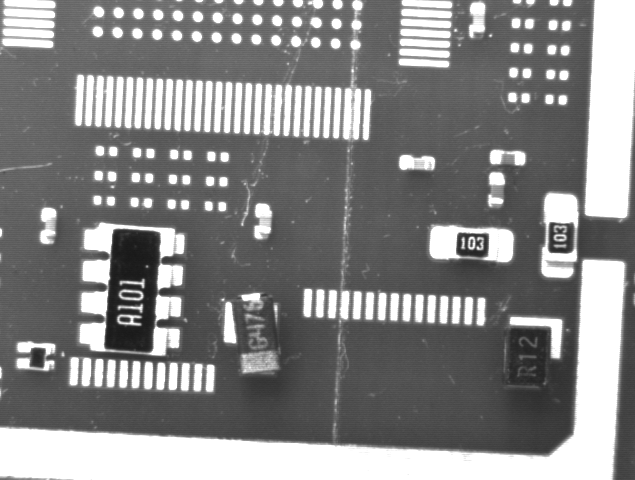
//> input picture src.bmp, 635 x 480 px, given in place of 1.png, which was not available
$ ./main   (built with g++ and OpenCV 4)
//> lines starting //> are read from the running program, lines starting //| are printed output that depends on the picture; after the words box and inside, x2 and y2 are one past the last pixel; in counts of white or black regions, pixels touching at a corner belong together; pictures that were not available may be replaced by others from this repository, and a replacement may not be noted
#include<iostream>
#include<opencv2\opencv.hpp>
#include<vector>
#include<stack>

using namespace std;
using namespace cv;

struct myRegion {
	int rowNum, cBegin, cEnd;
	int regionNum;
};


RNG rng(12345);

//每一行标记连通域

vector<myRegion> mark_region_first(const Mat & inputImg)	//输入二值图像
{
	vector<myRegion> each_row_group;	//逐行标记连通域
	int regionNum_current = 0;
	for (int r = 0; r < inputImg.rows; r++)
	{
		const uchar *ptr = inputImg.ptr<uchar>(r);
		int change = 0;		//若该行没有连通域则change=0不变
		for (int c = 0; c < inputImg.cols; c++)
		{
			if (ptr[c] == 255)
			{
				myRegion mRr;
				mRr.rowNum = r;
				mRr.cBegin = c;
				mRr.regionNum = ++regionNum_current;
				while (ptr[c] == ptr[c + 1])
				{
					c++;
				}
				if (c >= inputImg.cols) c = inputImg.cols - 1;
				mRr.cEnd = c;
				each_row_group.push_back(mRr);
				change = 1;
			}

		}
		if (change == 0)
		{		//若该行没有连通域则存入如下类型连通域，便于逐行合并时判断
			myRegion non_mRr;
			non_mRr.cBegin = -1;
			non_mRr.cEnd = -1;
			non_mRr.regionNum = -1;
			non_mRr.rowNum = r;
			each_row_group.push_back(non_mRr);
		}
	}
	return each_row_group;
}

//按行号存入连通域结构

vector<vector<myRegion>>add_group_rownum(const Mat&inputImg, vector<myRegion>group)	//输入二值图像
{
	int rows = inputImg.rows;
	vector<vector<myRegion>>group_with_rownum(rows);		//按行号存储的连通域结构
	vector<myRegion>non_mRr_vector;		//若该行没有连通域则存入该结构
	myRegion non_mRr;
	non_mRr.cBegin = -1;		//把起始位置设置为-1，便于判断
	non_mRr_vector.push_back(non_mRr);
	int temp = 0;
	for (int r = 0; r < rows; r++)
	{
		for (int i = 0; i < group.size(); i++)
		{
			if (group[i].cBegin == -1)
			{
				group.erase(group.begin() + i);		//若该行没有连通域则删除
				break;
			}
			else if (group[i].rowNum == r)
			{
				group_with_rownum[r].push_back(group[i]);
			}
		}
		if (group_with_rownum.empty())
		{
			group_with_rownum[r].push_back(non_mRr_vector[0]);	//防止连续多行没有连通域在同一行存入多个non_mRr结构
		}
	}
	return group_with_rownum;
}

//按行合并连通域(4连通）
vector<vector<myRegion>>merge_row_group(vector<vector<myRegion>>&group_with_row, vector<myRegion>&group)
{
	vector<vector<myRegion>>group_final;
	group_final = group_with_row;
	for (int i = 0; i < group_final.size(); i++)
	{
		if (i == group_final.size() - 1)
		{
			return group_final;
		}
		for (int j = 0; j < group_final[i].size(); j++)
		{
			for (int m = 0; m < group_final[i + 1].size(); m++)
			{
				if (group_final[i][j].cEnd >= group_final[i + 1][m].cBegin&&group_final[i][j].cBegin <= group_final[i + 1][m].cEnd)
				{
					group_final[i][j].regionNum = min(group_final[i][j].regionNum, group_final[i + 1][m].regionNum);
					group_final[i + 1][m].regionNum = min(group_final[i][j].regionNum, group_final[i + 1][m].regionNum);
				}
				else continue;
			}
		}
	}
}

//将标号统一为连续,并以下标为连通域编号存储连通域
vector<vector<myRegion>> label_process(vector<vector<myRegion>>&group_final, vector<vector<myRegion>>&group_with_rownum)
{

	int size = 0;
	for (int i = 0; i < group_with_rownum.size(); i++)
	{
		for (int j = 0; j < group_with_rownum[i].size(); j++)
		{
			if (group_with_rownum[i][j].regionNum)
			{
				++size;
			}
		}
	}

	vector<vector<myRegion>>img_region(size);		//按连通域标号存入数组中
	for (int m = 0; m < group_final.size(); m++)
	{
		for (int n = 0; n < group_final[m].size(); n++)
		{
			img_region[group_final[m][n].regionNum - 1].push_back(group_final[m][n]);
		}
	}
	for (int i = 0; i < img_region.size(); i++) //删除空元素
	{
		if (img_region[i].empty())
		{
			img_region.erase(img_region.begin() + i);
			--i;
		}
	}
	return img_region;
}

void mark_area_above_100(vector<vector<myRegion>>image_region, Mat&inputImg)  //输入vec3b图像
{
	vector<Vec3b> colors(image_region.size());

	for (int i = 0; i < image_region.size(); i++)   //随机颜色值
	{
		colors[i] = Vec3b(rng.uniform(0, 256), rng.uniform(0, 256), rng.uniform(0, 256));
	}

	for (int i = 0; i < image_region.size(); i++) //每个连通域左上角的坐标为(image_region[i][0].rowNum,image_region[i][0].cbegin)
	{
		int area_size = 0;
		for (int j = 0; j < image_region[i].size(); j++) {
			area_size += image_region[i][j].cEnd - image_region[i][j].cBegin;
		}
		if (area_size > 100)
		{
			stringstream ss;
			ss << area_size;
			string write_area_size;
			write_area_size = ss.str();
			putText(inputImg, write_area_size, Point(image_region[i][0].cBegin, image_region[i][0].rowNum), 0, 0.25, Scalar(0, 255, 0));
			for (int m = 0; m < image_region[i].size(); m++)
			{
				for (int n = image_region[i][m].cBegin; n < image_region[i][m].cEnd; n++)
				{
					inputImg.at<Vec3b>(image_region[i][m].rowNum, n) = colors[i];
				}
			}
		}
	}
	imshow("image with area size", inputImg);
	imwrite("area with size.bmp", inputImg);
	return;
}

void find_103B_A101W(vector<vector<myRegion>>image_region, Mat&inputImg_INV, Mat&inputImg)
{		//输入二值图像
		//103B
	mark_area_above_100(image_region, inputImg_INV);

	return;
}

vector<vector<myRegion>>final_img_region(Mat&inputImg_threshold)
{
	vector<myRegion>group;
	group = mark_region_first(inputImg_threshold);		//获取未按行标记的连通域
	vector<vector<myRegion>>group_with_rownum;
	group_with_rownum = add_group_rownum(inputImg_threshold, group);		//将取出的连通域按行标记
	vector<vector<myRegion>>group_final;		//逐行将连通域合并起来标号未统一
	group_final = merge_row_group(group_with_rownum, group);
	vector<vector<myRegion>>img_region;
	img_region = label_process(group_final, group_with_rownum);		//将在同一个连通域的小region按连通域标号放入img_region
	return img_region;
}

int main()
{
	Mat src = imread("1.png");
//> src is the input picture: 480 rows x 635 cols, CV_8UC3; min 25, max 255, mean 133.7

	Mat src_gray;
	cvtColor(src, src_gray, COLOR_BGR2GRAY);

	//阈值二值化图像
	Mat src_threshold;
	Mat src_threshold_INV;
	threshold(src_gray, src_threshold, 135, 255, CV_THRESH_BINARY);
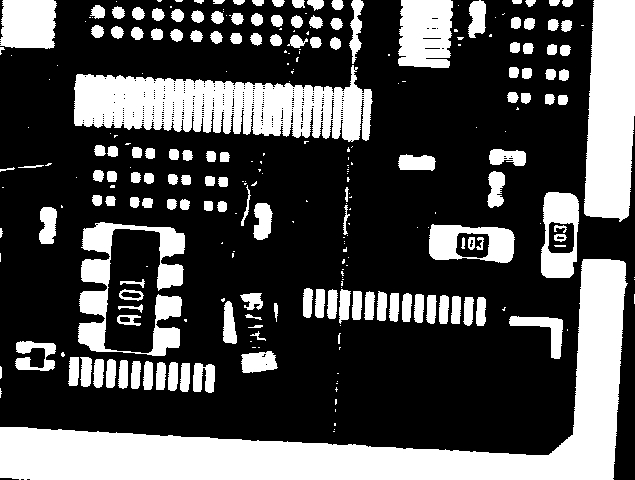
//> src_threshold: 480 rows x 635 cols, CV_8UC1; 31% white; 275 white regions (129 under 20 px), largest, box (x1, y1, x2, y2) and area: (0, 259, 628, 480) 31775, (74, 65, 373, 142) 14256, (584, 0, 635, 222) 9710
	threshold(src_gray, src_threshold_INV, 50, 255, CV_THRESH_BINARY_INV);
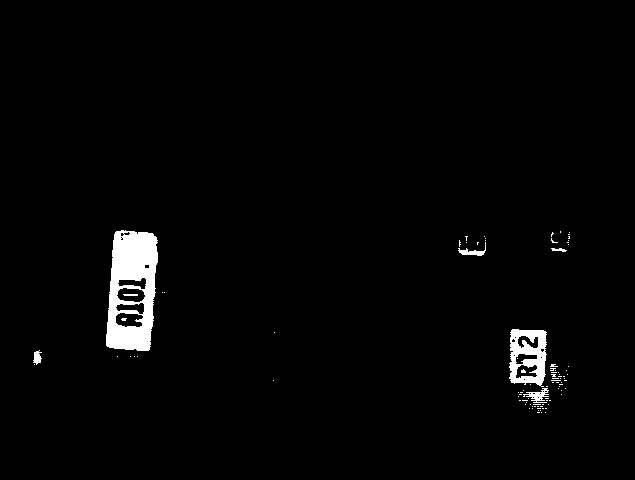
//> src_threshold_INV: 480 rows x 635 cols, CV_8UC1; 2.1% white; 94 white regions (87 under 20 px), largest, box (x1, y1, x2, y2) and area: (106, 230, 158, 351) 4294, (509, 329, 547, 387) 1422, (523, 388, 549, 403) 176

	medianBlur(src_threshold, src_threshold, 3);
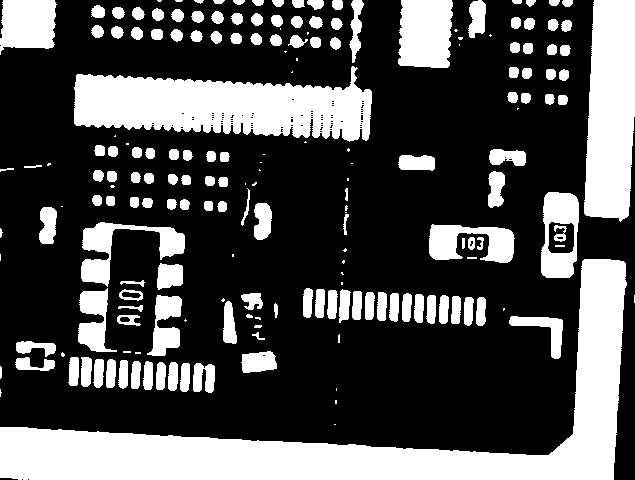
//> src_threshold: 480 rows x 635 cols, CV_8UC1; 31% white; 196 white regions (48 under 20 px), largest, box (x1, y1, x2, y2) and area: (0, 259, 627, 480) 31782, (74, 66, 372, 142) 14806, (584, 0, 635, 222) 9710
	medianBlur(src_threshold_INV, src_threshold_INV, 3);
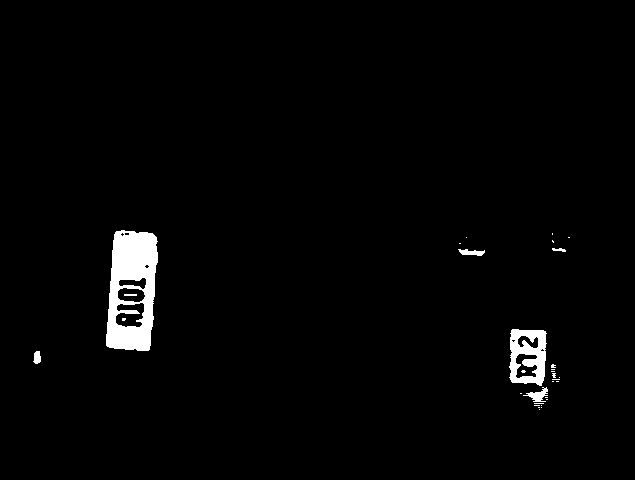
//> src_threshold_INV: 480 rows x 635 cols, CV_8UC1; 2.1% white; 31 white regions (24 under 20 px), largest, box (x1, y1, x2, y2) and area: (106, 230, 158, 351) 4309, (509, 329, 547, 386) 1428, (523, 387, 548, 402) 168


	imshow("src_threshold", src_threshold);

	vector<vector<myRegion>>img_region;
	img_region = final_img_region(src_threshold);
//> the loop in mark_region_first, `for (int r = 0; r < inputImg.rows; r++)` made 480 passes
//> regionNum_current on passes 1 to 3: 19, 38, 55
//> after the loop in mark_region_first, `for (int r = 0; r < inputImg.rows; r++)`: regionNum_current = 3912; each_row_group = 3912 items
//> in final_img_region, `group_with_rownum = add_group_rownum(inputImg_threshold, group);`: group_with_rownum = 480 items
//> the loop in label_process, `for (int i = 0; i < group_with_rownum.size(); i++)` made 480 passes
//> after the loop in label_process, `for (int i = 0; i < group_with_rownum.size(); i++)`: size = 3912
//> in label_process, `vector<vector<myRegion>>img_region(size);`: img_region = 3912 items
//> the loop in label_process, `for (int i = 0; i < img_region.size(); i++)` made 3912 passes
//> after the loop in label_process, `for (int i = 0; i < img_region.size(); i++)`: img_region = 234 items
//> img_region = 234 items
	mark_area_above_100(img_region, src);		//将面积大于100的连通域标记出来（输入vec3b图像）
//> the loop in mark_area_above_100, `for (int i = 0; i < image_region.size(); i++)` made 234 passes
//> area_size on passes 1, 4, 5: 2495, 21, 34
//> after the loop in mark_area_above_100, `for (int i = 0; i < image_region.size(); i++)`:
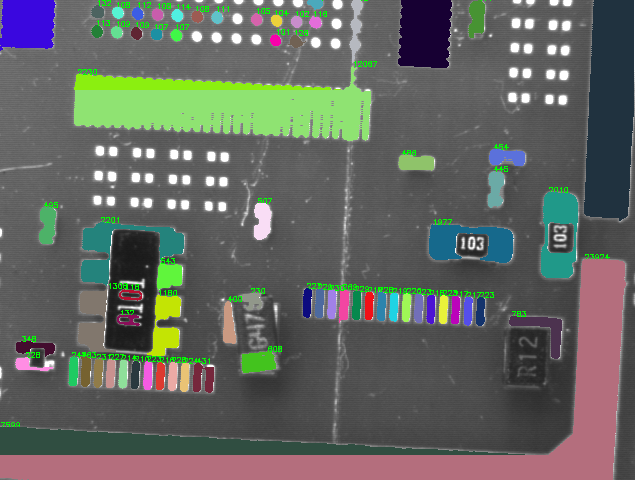
//> inputImg: 480 rows x 635 cols, CV_8UC3; mean B, G, R 96.3, 101.9, 98.3

	imshow("src_threshold_INV", src_threshold_INV);
	imwrite("src_threshold_INV.bmp", src_threshold_INV);

	waitKey();
	return 0;
}
